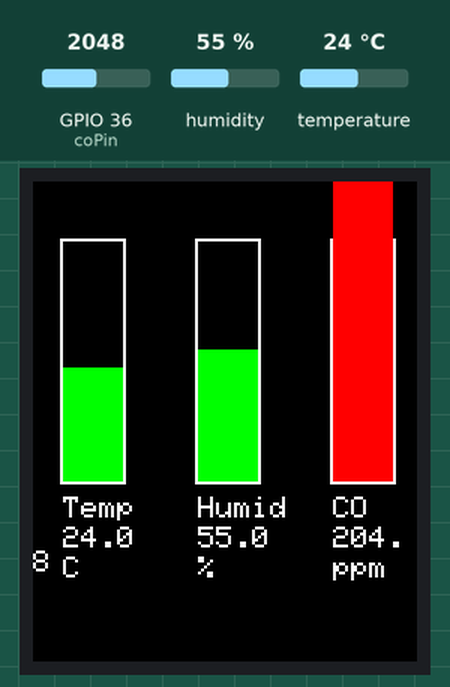
This sketch was run on a simulated ESP32. Shown: 128×160 colour display. The test bench sets the inputs (shaded band); at power-on: humidity 55 %, GPIO 36 (coPin) = 2048, temperature 24 °C. WiFi joins after 1.5 s; servers stay silent unless stated; what the sketch prints to the serial monitor is not drawn.

Above: at 3.3 s.
3.4 s: humidity set to 22 %
At 5.3 s:
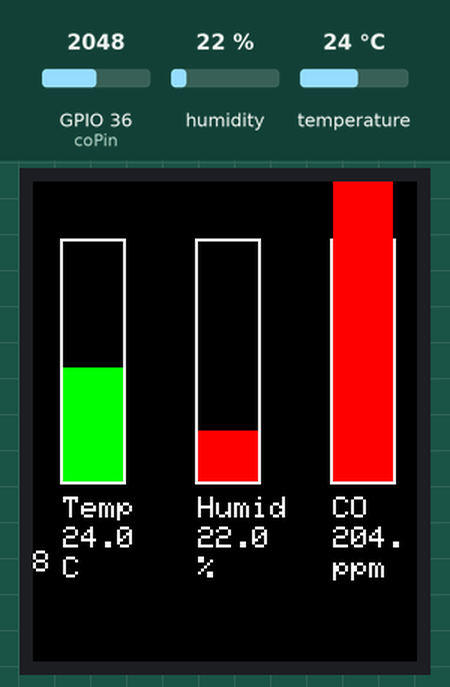
5.7 s: GPIO 36 (coPin) set to 544
At 7.4 s:
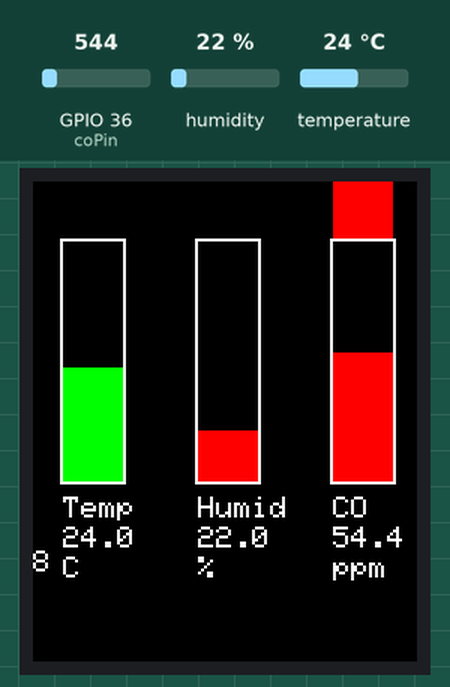
7.8 s: GPIO 36 (coPin) set to 471
At 9.4 s:
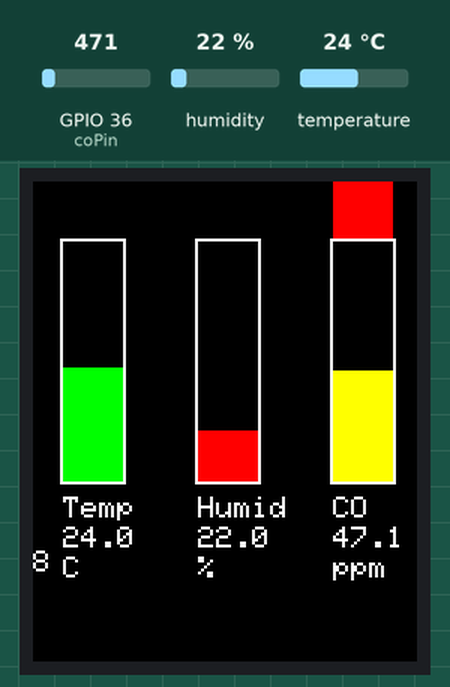
9.8 s: temperature set to 12 °C
At 11.4 s:
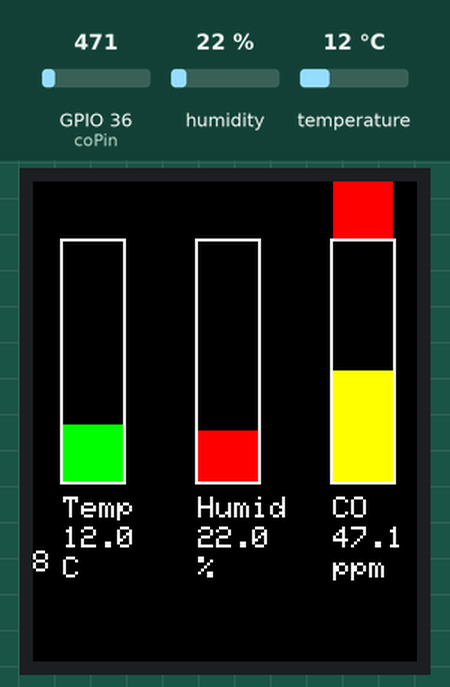
13.9 s: humidity set to 40 %
At 15.4 s:
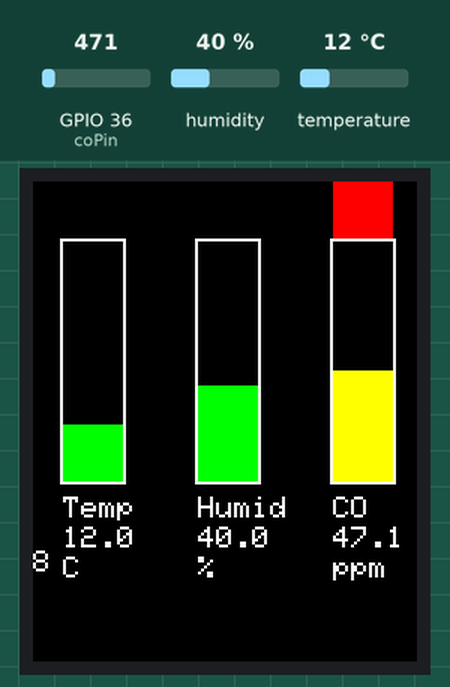
Timing chart, 0 to 16.9 s (numbered marks = the images above; inputs shaded):
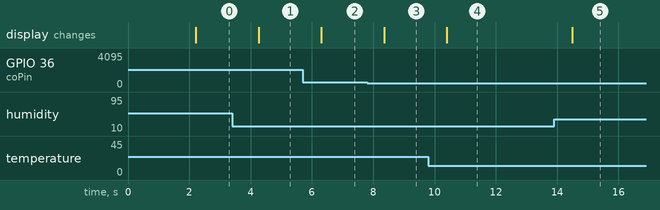

Measured:
- the behaviour switches between 500 and 499 on GPIO 36 (coPin) (found by bisection; images 2 and 3)
- after the input at 3.4 s, the display: changes after 0.86 s (image 1)
- after the input at 5.7 s, the display: changes after 0.61 s (image 2)
- after the input at 7.8 s, the display: changes after 0.56 s (image 3)
- after the input at 9.8 s, the display: changes after 0.60 s (image 4)
- after the input at 13.9 s, the display: changes after 0.59 s (image 5)

The sketch:

sensorBoard.ino
```cpp
#include <WiFi.h>
#include <Adafruit_GFX.h>
#include <Adafruit_ST7735.h>
#include <DHT.h>
#include <WiFiUdp.h>

// WiFi credentials
const char* ssid = "Toby's Galaxy S21 5G";
const char* password = "123456782";

// DHT sensor settings
#define DHTPIN 2
#define DHTTYPE DHT11

// CO sensor pin
const int coPin = A0;

// TFT screen settings
#define TFT_CS 10
#define TFT_RST 8
#define TFT_DC 9

// UDP settings
WiFiUDP udp;
unsigned int localPort = 8888;  // Listen on port 8888
char incomingPacket[255];       // Buffer for incoming data

// Declare sender's IP and port globally
IPAddress senderIP;
unsigned int senderPort;

//Conected device details
IPAddress fanIP;
unsigned int fanPort;
bool fanConnected = false;

IPAddress humidifierIP;
unsigned int humidifierPort;
bool humidifierConnected = false;

IPAddress radiatorIP;
unsigned int radiatorPort;
bool radiatorConnected = false;

// Declare TCP server on port 12345
WiFiServer server(12345);

DHT dht(DHTPIN, DHTTYPE);
Adafruit_ST7735 tft = Adafruit_ST7735(TFT_CS, TFT_DC, TFT_RST);

float temperature, humidity, coPpm;

// Thresholds for bar colors
const float TEMP_MEDIUM = 30.0;
const float TEMP_HIGH = 40.0;

const float HUMID_GREEN_LOW = 40.0;
const float HUMID_GREEN_HIGH = 60.0;
const float HUMID_YELLOW_LOW = 30.0;
const float HUMID_YELLOW_HIGH = 70.0;

const float CO_MEDIUM = 20.0;
const float CO_HIGH = 50.0;

void setup() {
  Serial.begin(115200);

  // Initialize DHT sensor
  dht.begin();

  // Initialize TFT screen
  tft.initR(INITR_BLACKTAB);
  tft.fillScreen(ST77XX_BLACK);
  tft.setTextSize(1);
  tft.setTextColor(ST77XX_WHITE);

  // Connect to WiFi
  WiFi.begin(ssid, password);
  Serial.print("Connecting to WiFi");
  while (WiFi.status() != WL_CONNECTED) {
    delay(1000);
    Serial.print(".");
  }
  Serial.println("\nConnected to WiFi");
  Serial.print("IP Address: ");
  Serial.println(WiFi.localIP());

  // Start listening for UDP packets on port 8888
  udp.begin(localPort);
  Serial.println("Listening for UDP packets on port 8888");

  // Start the TCP server on port 12345
  server.begin();
  Serial.println("TCP server started on port 12345");
}

void drawBarWithBox(int x, int y, int width, int height, float value, float maxValue, float mediumThreshold, float highThreshold, bool isHumidity = false) {
  int barHeight = map(value, 0, maxValue, 0, height);
  uint16_t barColor;

  // Determine bar color
  if (isHumidity) {
    if (value >= HUMID_GREEN_LOW && value <= HUMID_GREEN_HIGH) {
      barColor = ST77XX_GREEN;
    } else if ((value >= HUMID_YELLOW_LOW && value < HUMID_GREEN_LOW) ||
               (value > HUMID_GREEN_HIGH && value <= HUMID_YELLOW_HIGH)) {
      barColor = ST77XX_YELLOW;
    } else {
      barColor = ST77XX_RED;
    }
  } else {
    if (value < mediumThreshold) {
      barColor = ST77XX_GREEN;
    } else if (value < highThreshold) {
      barColor = ST77XX_YELLOW;
    } else {
      barColor = ST77XX_RED;
    }
  }
  tft.drawRect(x - 1, y - 1, width + 2, height + 2, ST77XX_WHITE);
  tft.fillRect(x, y, width, height, ST77XX_BLACK);
  tft.fillRect(x, y + (height - barHeight), width, barHeight, barColor);
}

void updateUI() {
  int barWidth = 20;
  int barHeight = 80;
  int gap = 15;
  int barY = 20;
  int labelY = barY + barHeight + 5;

  // Temperature Bar
  drawBarWithBox(10, barY, barWidth, barHeight, temperature, 50.0, TEMP_MEDIUM, TEMP_HIGH);
  tft.setCursor(10, labelY);
  tft.fillRect(10, labelY, barWidth + 10, 30, ST77XX_BLACK);
  tft.print("Temp");
  tft.setCursor(10, labelY + 10);
  tft.print(temperature, 1);
  tft.setCursor(10, labelY + 20);
  tft.print("C");

  // Humidity Bar
  drawBarWithBox(40 + gap, barY, barWidth, barHeight, humidity, 100.0, 0, 0, true);
  tft.setCursor(40 + gap, labelY);
  tft.fillRect(40 + gap, labelY, barWidth + 10, 30, ST77XX_BLACK);
  tft.print("Humid");
  tft.setCursor(40 + gap, labelY + 10);
  tft.print(humidity, 1);
  tft.setCursor(40 + gap, labelY + 20);
  tft.print("%");

  // CO Level Bar
  drawBarWithBox(70 + 2 * gap, barY, barWidth, barHeight, coPpm, 100.0, CO_MEDIUM, CO_HIGH);
  tft.setCursor(70 + 2 * gap, labelY);
  tft.fillRect(70 + 2 * gap, labelY, barWidth + 10, 30, ST77XX_BLACK);
  tft.print("CO");
  tft.setCursor(70 + 2 * gap, labelY + 10);
  tft.print(coPpm, 1);
  tft.setCursor(70 + 2 * gap, labelY + 20);
  tft.print("ppm");
}

void handleUDP() {
  int packetSize = udp.parsePacket();  // Check if a packet is available

  if (packetSize) {
    // Capture the sender's IP address and port
    IPAddress senderIP = udp.remoteIP();
    unsigned int senderPort = udp.remotePort();

    // Read the packet into the buffer
    udp.read(incomingPacket, 255);
    incomingPacket[packetSize] = 0;  // Null-terminate the string

    // Print received packet
    Serial.print("UDP packet received from ");
    Serial.print(senderIP);
    Serial.print(":");
    Serial.println(senderPort);
    Serial.print("Packet contents: ");
    Serial.println(incomingPacket);

    // If the message is from the fan, save its IP and port
    if (strcmp(incomingPacket, "Fan") == 0) {
      fanIP = senderIP;
      fanPort = senderPort;
      fanConnected = true;
      Serial.print("Fan connected. IP: ");
      Serial.println(fanIP);
    }
    else if (strcmp(incomingPacket, "Humidifier") == 0) {
      humidifierIP = senderIP;
      humidifierPort = senderPort;
      humidifierConnected = true;
      Serial.print("Humidifier connected. IP: ");
      Serial.println(humidifierIP);
    }
    else if (strcmp(incomingPacket, "Radiator") == 0) {
      radiatorIP = senderIP;
      radiatorPort = senderPort;
      radiatorConnected = true;
      Serial.print("Radiator connected. IP: ");
      Serial.println(radiatorIP);
    }

    // Send a response back to the sender
    udp.beginPacket(senderIP, senderPort);
    udp.write("SensorBoard");  // Send the response message
    udp.endPacket();
  }
}

void handleTCP() {
  WiFiClient client = server.available();  // Check if a client has connected

  if (client) {
    Serial.println("New client connected");
    String message = "";

    // Read the message from the client
    while (client.available()) {
      char c = client.read();
      message += c;
    }

    // Trim the message (removes leading and trailing whitespace)
    message.trim();
    Serial.println(message);

    // Check for fan control commands
    if (message.startsWith("FAN:")) {
      if (!fanConnected) {
        Serial.println("Fan not connected. Cannot send FAN commands.");
        client.println("ERROR: Fan not connected");
      } else {
        String command = message.substring(4);  // Extract "ON", "OFF", or "AUTO"
        Serial.print("Sending FAN command: ");
        Serial.println(command);

        // Send the command to the fan via UDP
        udp.beginPacket(fanIP, fanPort);
        udp.write(command.c_str());  // Convert String to C-string for UDP
        udp.endPacket();

        // Acknowledge the client
        client.println("FAN command sent: " + command);
      }
    }
    else if (message.startsWith("HUMIDIFIER:")) {
      if (!humidifierConnected) {
        Serial.println("Humidifier not connected. Cannot send HUMIDIFIER commands.");
        client.println("ERROR: Humidifier not connected");
      } else {
        String command = message.substring(11);  // Extract "ON", "OFF", or "AUTO"
        Serial.print("Sending HUMIDIFIER command: ");
        Serial.println(command);

        // Send the command to the humidifier via UDP
        udp.beginPacket(humidifierIP, humidifierPort);
        udp.write(command.c_str());  // Convert String to C-string for UDP
        udp.endPacket();

        // Acknowledge the client
        client.println("HUMIDIFIER command sent: " + command);
      }
    }
    else if (message.startsWith("RADIATOR:")) {
      if (!radiatorConnected) {
        Serial.println("Radiator not connected. Cannot send RADIATOR commands.");
        client.println("ERROR: Ratiator not connected");
      } else {
        String command = message.substring(9);  // Extract "ON", "OFF", or "AUTO"
        Serial.print("Sending RADIATOR command: ");
        Serial.println(command);

        // Send the command to the humidifier via UDP
        udp.beginPacket(radiatorIP, radiatorPort);
        udp.write(command.c_str());  // Convert String to C-string for UDP
        udp.endPacket();

        // Acknowledge the client
        client.println("RADIATOR command sent: " + command);
      }
    }
    else if (message == "TEMP") {
      // Send the temperature data to the client
      client.print(temperature, 1);
      Serial.println("Sent temperature data to client: " + String(temperature) + " C");
    }
    else if (message == "HUMIDITY") {
      // Send the humidity data to the client
      client.print(humidity, 1);
      Serial.println("Sent humidity data to client: " + String(humidity) + "%");
    }
    else if (message == "CO") {
      // Send the CO data to the client
      client.print(coPpm, 1);
      Serial.println("Sent CO data to client: " + String(coPpm) + "ppm");
    }
    else if (message.equals("ALL")) {
      client.print(temperature, 1);
      Serial.println(temperature, 1);
      client.print(":");
      client.print(humidity, 1);
      Serial.println(humidity, 1);
      client.print(":");
      client.print(coPpm, 1);
      Serial.println(coPpm, 1);
      Serial.println("Sent all data to client");
    }
    else {
      Serial.println("Received unexpected message: " + message);
    }

    delay(500);  // Give the client some time to receive the data
    client.stop();  // Close the connection after sending data
    Serial.println("Client disconnected");
  }
}

void loop() {
  // Read sensors
  temperature = dht.readTemperature();
  humidity = dht.readHumidity();
  int rawCO = analogRead(coPin);
  coPpm = calculateCOppm(rawCO);
  // Handle incoming UDP packets
  handleUDP();

  // Handle TCP connections
  handleTCP();

  // Update the display
  updateUI();

  delay(1000); // Update every second
}

float calculateCOppm(int rawValue) {
  // Dummy CO ppm calculation, replace with actual formula
  return rawValue * 0.1;
}
```
